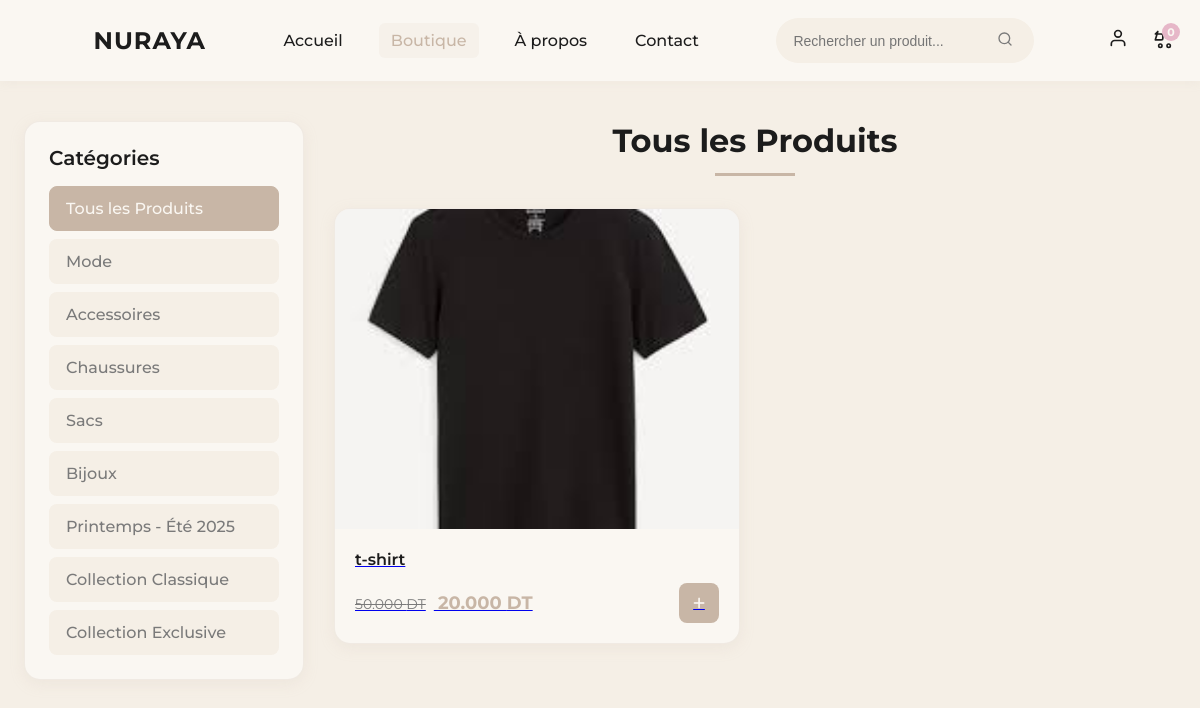
The page /shop.php on the database its author committed.
### tables this page shows
CREATE TABLE `categories` (
  `category_id` int(11) NOT NULL,
  `name` varchar(100) NOT NULL,
  `slug` varchar(100) NOT NULL,
  `description` text DEFAULT NULL,
  `image_url` varchar(255) DEFAULT NULL,
  `is_active` tinyint(1) NOT NULL DEFAULT 1,
  `sort_order` int(11) NOT NULL DEFAULT 0,
  `created_at` timestamp NOT NULL DEFAULT current_timestamp(),
  `updated_at` timestamp NOT NULL DEFAULT current_timestamp() ON UPDATE current_timestamp()
);

CREATE TABLE `products` (
  `product_id` int(11) NOT NULL,
  `name` varchar(200) NOT NULL,
  `slug` varchar(200) NOT NULL,
  `description` text DEFAULT NULL,
  `short_description` varchar(500) DEFAULT NULL,
  `price` decimal(10,2) NOT NULL,
  `compare_price` decimal(10,2) DEFAULT NULL,
  `cost_price` decimal(10,2) DEFAULT NULL,
  `sku` varchar(100) DEFAULT NULL,
  `stock_quantity` int(11) NOT NULL DEFAULT 0,
  `min_stock_level` int(11) DEFAULT 5,
  `category_id` int(11) NOT NULL,
  `image_url` varchar(255) NOT NULL,
  `additional_images` longtext DEFAULT NULL CHECK (json_valid(`additional_images`)),
  `is_featured` tinyint(1) DEFAULT 0,
  `is_active` tinyint(1) DEFAULT 1,
  `weight` decimal(8,2) DEFAULT NULL,
  `dimensions` varchar(100) DEFAULT NULL,
  `tags` varchar(500) DEFAULT NULL,
  `meta_title` varchar(200) DEFAULT NULL,
  `meta_description` varchar(300) DEFAULT NULL,
  `view_count` int(11) DEFAULT 0,
  `created_at` timestamp NOT NULL DEFAULT current_timestamp(),
  `updated_at` timestamp NOT NULL DEFAULT current_timestamp() ON UPDATE current_timestamp()
);

### includes/functions.php (called while the page is built, shortened)
<?php
function get_image_url($path, $placeholder_text = 'Image')
{
    if (strpos($path, 'uploads/') === 0) {
        return $path;
    }
    return 'uploads/' . $path;
}
?>

### shop.php (the view, shortened to what this page needs)
<?php
include 'includes/functions.php';
$category_slug = isset($_GET['category']) ? $_GET['category'] : '';
$page = isset($_GET['page']) ? (int) $_GET['page'] : 1;
$limit = 12;
$offset = ($page - 1) * $limit;
$where_conditions = ["p.is_active = 1"];
if (!empty($category_slug)) {
    $category_slug = mysqli_real_escape_string($cnx, $category_slug);
    $where_conditions[] = "c.slug = '$category_slug'";
    $category_name_query = "SELECT name FROM categories WHERE slug = '$category_slug' LIMIT 1";
    $category_result = mysqli_query($cnx, $category_name_query);
    $category_data = mysqli_fetch_assoc($category_result);
    $category_name = $category_data ? $category_data['name'] : 'Collection';
} else {
    $category_name = "Tous les Produits";
}
$where_clause = "WHERE " . implode(" AND ", $where_conditions);
$query = "SELECT p.*, c.name as category_name, c.slug as category_slug
            FROM products p
            LEFT JOIN categories c ON p.category_id = c.category_id
            $where_clause
            ORDER BY p.created_at DESC
            LIMIT $limit OFFSET $offset";
$result = mysqli_query($cnx, $query);
$categories_query = "SELECT * FROM categories WHERE is_active = 1 ORDER BY sort_order";
$categories_result = mysqli_query($cnx, $categories_query);
$i = 0;
?>
<!DOCTYPE html>
<html lang="fr">
<head>
    <link rel="stylesheet" href="https://cdnjs.cloudflare.com/ajax/libs/font-awesome/6.4.0/css/all.min.css">
</head>
<body>
    <header>
        <?php include 'templates/navbar_updated.php'; ?>
    <section class="featured-products">
        <div class="categories-filter">
            <h3>Catégories</h3>
            <div class="filter-list">
                <a href="shop.php" class="filter-item <?php echo empty($category_slug) ? 'active' : ''; ?>">
                    Tous les Produits
                </a>
                <?php while ($cat = mysqli_fetch_assoc($categories_result)): ?>
                <a href="shop.php?category=<?php echo $cat['slug']; ?>"
                    class="filter-item <?php echo $category_slug === $cat['slug'] ? 'active' : ''; ?>">
                    <?php echo htmlspecialchars($cat['name']); ?>
                </a>
                <?php endwhile; ?>
            </div>
        </div>
        <div class="products-section">
            <h2 class="section-title"><?php echo htmlspecialchars($category_name); ?></h2>
            <div class="products">
                <?php if (mysqli_num_rows($result) > 0): ?>
                <?php while ($t = mysqli_fetch_assoc($result)):
                        $i++;
                        ?>
                <a href="product.php?id=<?php echo $t['product_id']; ?>" class="product-card">
                    <div class="product-image">
                        <img src="<?php echo get_image_url($t['image_url'], 'Produit'); ?>"
                            alt="<?php echo htmlspecialchars($t['name']); ?>" loading="lazy"
                            style="width:100%;height:100%;object-fit:cover;">
                    </div>
                    <div class="product-info">
                        <h3 class="product-title"><?php echo htmlspecialchars($t['name']); ?></h3>
                        <div class="product-price">
                            <div>
                                <?php if ($t['compare_price'] && $t['compare_price'] > $t['price']): ?>
                                <span class="compare-price"><?php echo number_format($t['compare_price'], 3); ?>
                                    DT</span>
                                <?php endif; ?>
                                <span class="current-price"><?php echo number_format($t['price'], 3); ?> DT</span>
                            </div>
                            <button class="add-to-cart" data-product-id="<?php echo $t['product_id']; ?>"
                                data-id="<?php echo $i; ?>" data-name="<?php echo $t['name']; ?>"
                                data-price="<?php echo $t['price']; ?>" data-image="<?php echo $t['image_url']; ?>">
                                <i class="fas fa-plus"></i>
                            </button>
                        </div>
                    </div>
                </a>
                <?php endwhile; ?>
                <?php else: ?>
                <p style="text-align: center; color: var(--text-gray); grid-column: 1/-1; padding: 40px;">
                    Aucun produit trouvé dans cette catégorie.
                </p>
                <?php endif; ?>
            </div>
        </div>
    </section>
</body>
</html>

### shop.php (style rules this page uses)
:root { --bg-light: #F5EFE6; --bg-white: #FAF7F2; --beige-dark: #C8B6A6; --text-dark: #1C1C1C; --text-gray: #7A7A7A; --accent-pink: #E6B7C8; }
* { box-sizing: border-box; margin: 0; padding: 0 }
body { font-family: 'Montserrat', sans-serif; background: var(--bg-light); color: var(--text-dark) }
.featured-products { max-width: 1200px; margin: 40px auto; padding: 0 24px; display: flex; gap: 30px }
.categories-filter { background: var(--bg-white); border-radius: 16px; padding: 24px; box-shadow: 0 4px 15px rgba(200, 182, 166, 0.15); border: 1px solid rgba(200, 182, 166, 0.2); width: 280px; flex-shrink: 0 }
.categories-filter h3 { font-size: 20px; color: var(--text-dark); margin-bottom: 16px; font-weight: 600 }
.filter-list { display: flex; flex-direction: column; gap: 8px }
.filter-item { background: var(--bg-light); color: var(--text-gray); padding: 12px 16px; border-radius: 8px; text-decoration: none; font-weight: 500; transition: all 0.3s ease; border: 1px solid transparent; display: block }
.filter-item.active { background: var(--beige-dark); color: var(--bg-white); border-color: var(--beige-dark) }
.products-section { flex: 1 }
.section-title { font-size: 32px; margin-bottom: 32px; color: var(--text-dark); font-weight: 700; text-align: center; position: relative; padding-bottom: 16px }
.section-title::after { content: ''; position: absolute; bottom: 0; left: 50%; transform: translateX(-50%); width: 80px; height: 3px; background: var(--beige-dark) }
.products { display: grid; grid-template-columns: repeat(auto-fill, minmax(280px, 1fr)); gap: 30px }
.product-card { background: var(--bg-white); border-radius: 16px; overflow: hidden; box-shadow: 0 4px 15px rgba(200, 182, 166, 0.15); transition: transform 0.3s, box-shadow 0.3s; cursor: pointer; border: 1px solid rgba(200, 182, 166, 0.2) }
.product-image { width: 100%; height: 320px; object-fit: cover; display: block; background: var(--bg-light) }
.product-info { padding: 20px }
.product-title { font-weight: 600; color: var(--text-dark); margin-bottom: 12px; font-size: 16px; line-height: 1.4 }
.product-price { display: flex; justify-content: space-between; align-items: center; gap: 8px }
.current-price { color: var(--beige-dark); font-weight: 700; font-size: 18px }
.compare-price { text-decoration: line-through; color: var(--text-gray); font-size: 14px; margin-right: 8px; font-weight: 400 }
.add-to-cart { background: var(--beige-dark); color: var(--bg-white); border: none; width: 40px; height: 40px; border-radius: 8px; cursor: pointer; display: flex; align-items: center; justify-content: center; transition: all 0.3s }

### templates/navbar_updated.php (style rules this page uses)
:root { --bg-light: #F5EFE6; --bg-white: #FAF7F2; --beige-dark: #C8B6A6; --text-dark: #1C1C1C; --text-gray: #7A7A7A; --accent-pink: #E6B7C8; }

### rows shown on the page
categories: name "Mode"
categories: name "Accessoires"
categories: name "Chaussures"
categories: name "Sacs"
categories: name "Bijoux"
categories: name "Printemps - Été 2025"
categories: name "Collection Classique"
categories: name "Collection Exclusive"
products: image_url (picture), name "t-shirt", compare_price "50.000", price "20.000"

### other values the page prints
$category_name "Tous les Produits"
